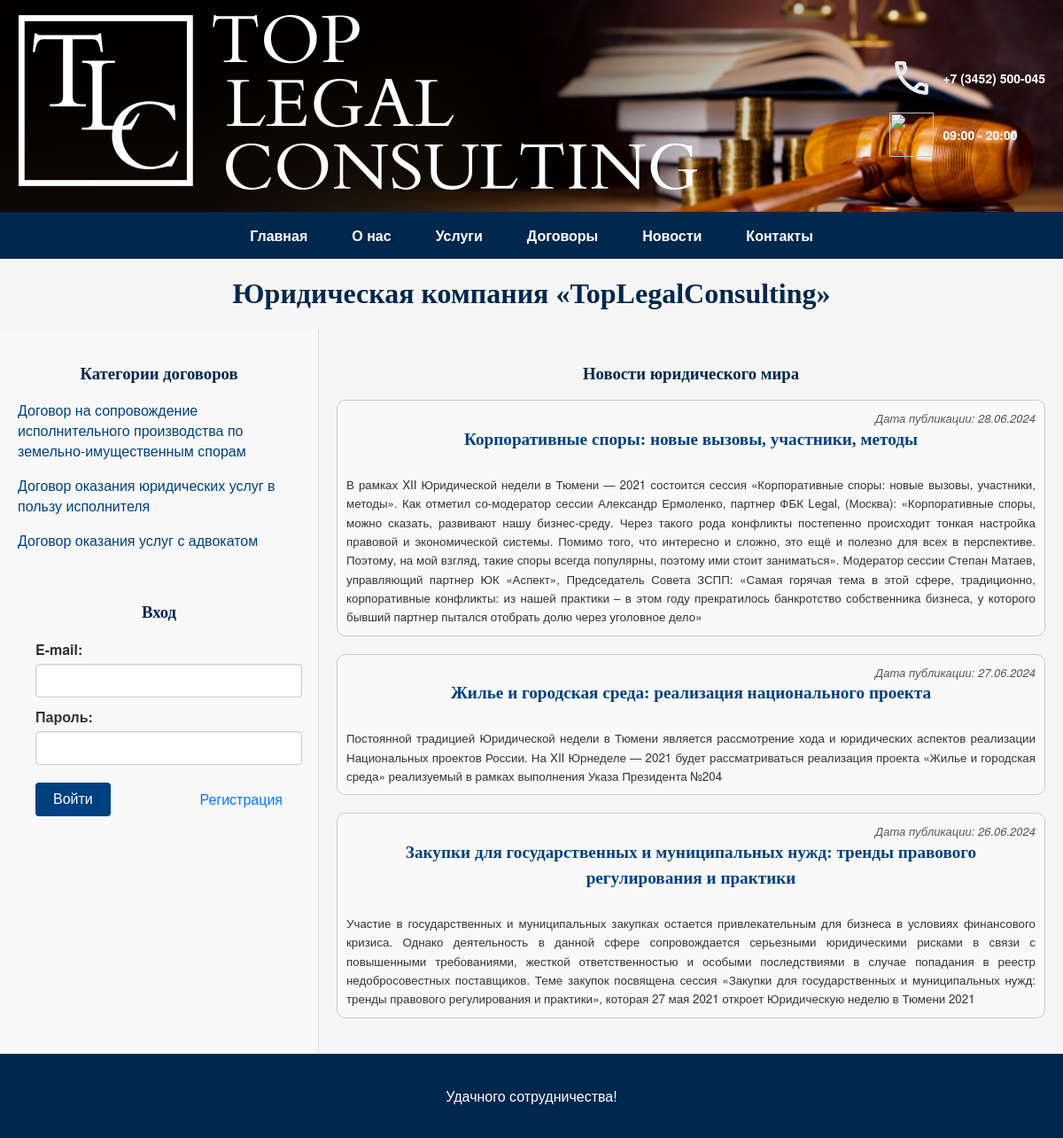
Page /news.php on the committed database.
### tables this page shows
CREATE TABLE IF NOT EXISTS `contract_type` (
    `type_id` int(11) NOT NULL AUTO_INCREMENT COMMENT "ID вида договора",
    `name` varchar(255) NOT NULL COMMENT "Вид договора",
    PRIMARY KEY (`type_id`)
);

CREATE TABLE IF NOT EXISTS `news` (
    `news_id` int(11) NOT NULL AUTO_INCREMENT COMMENT "ID новости",
    `title` varchar(255) NOT NULL COMMENT "Заголовок",
    `content` text NOT NULL COMMENT "Содержание",
    `employee_id` int(11) NOT NULL COMMENT "ID автора",
    `published_date` date NOT NULL COMMENT "Дата публикации",
    PRIMARY KEY (`news_id`),
    KEY `employee_id` (`employee_id`),
    CONSTRAINT `news_ibfk_1` FOREIGN KEY (`employee_id`) REFERENCES `employee` (`employee_id`)
);

### news.php (the view, shortened to what this page needs)
<?php
include("common/func.php");
$query = "SELECT news_id, title, content, DATE_FORMAT(published_date, '%d.%m.%Y') as published_date FROM news ORDER BY published_date DESC";
$result = mysqli_query($db, $query);
?>
<!DOCTYPE html>
<html lang="ru">
<head>
  <link rel="stylesheet" href="/css/main.css">
  <link rel="stylesheet" href="/css/header.css">
  <link rel="stylesheet" href="/css/form.css">
</head>
<body class="body">
  <?php include("common/top.php"); ?>
  <div class="main-content">
    <?php include("common/top1.php"); ?>
    <div class="page-content">
      <h3>Новости юридического мира</h3>
      <span class="paragraph-text">
        <?php if (mysqli_num_rows($result) > 0) : ?>
          <?php while ($row = mysqli_fetch_assoc($result)) : ?>
            <div class="news-item">
              <div class="news_date">Дата публикации: <?= $row['published_date'] ?></div>
              <h4><a href="/news_detail.php?id=<?= $row['news_id'] ?>"><?= $row['title'] ?></a></h4>
              <p><?= $row['content']?></p>
            </div>
          <?php endwhile; ?>
        <?php else : ?>
          <p>На данный момент новостей нет.</p>
        <?php endif; ?>
      </span>
    </div>
  </div>
  <?php include("common/bottom.php"); ?>
</body>
</html>

### common/top1.php
<div class="left-side">
    <div id="contracts-section">
        <h3>Категории договоров</h3>
        <div class="category">
            <?php
            $sql = "SELECT * FROM contract_type";
            $q_types = $db->query($sql);
            while ($row_types = mysqli_fetch_array($q_types, MYSQLI_NUM)) : ?>
                <span class="contract-category">
                    <p>
                        <a href="/index.php?type=<?= urlencode($row_types[1]) ?>"><?= htmlspecialchars($row_types[1]) ?></a>
                    </p>
                </span>
            <?php endwhile; ?>
        </div>
    </div>
    <div class="auth-container">
        <?php if (isset($_SESSION['name_client'])) : ?>
            Здравствуйте, <?= $_SESSION['name_client'] ?>!
            <a href='/reg.php?exit=1'>Выход</a>
        <?php else : ?>
            <form method="get" action="/reg.php">
                <div>
                    <h3>Вход</h3>
                    <div class="input-group">
                        <label for="email">E-mail:</label>
                        <input id="email" name="email" type="text" size="30" maxlength="50" class="form-control" />
                    </div>
                    <div class="input-group">
                        <label for="current-password">Пароль:</label>
                        <input id="current-password" name="current-password" type="current-password" size="20" maxlength="20" class="form-control" />
                    </div>
                    <div class="btn-container">
                        <input class="btn-new" name="enter" type="submit" value="Войти" />
                        <a href="/reg.php">Регистрация</a>
                    </div>
                </div>
            </form>
        <?php endif; ?>
    </div>
</div>

### css/main.css (style rules this page uses)
body { font-family: 'Helvetica Neue', Arial, sans-serif; color: #333; background-color: #f5f5f5; margin: 0; padding: 0; }
h1, h2, h3, h4, h5, h6 { font-family: 'Georgia', serif; color: #00274d; text-align: center; }
.paragraph-text { font-size: 16px; line-height: 1.5; color: #555; }
.paragraph-text p { text-align: justify; margin-bottom: 15px; }
a { color: #004080; text-decoration: none; transition: color 0.3s ease; }
.main-content { display: flex; width: 100%; max-width: 1200px; margin: 0 auto; flex-wrap: wrap; }
.left-side { width: 30%; padding: 20px; background-color: #f8f8f8; border-right: 1px solid #ddd; box-sizing: border-box; }
.page-content { width: 70%; padding: 20px; box-sizing: border-box; }
.news-item { border: 1px solid #ccc; padding: 10px; margin-bottom: 20px; background-color: #f9f9f9; border-radius: 10px; }
.news-item h4 { margin-top: 0; font-size: 1.2em; }
.news-item p { margin: 0; color: #333; line-height: 1.6; font-size: smaller; }
.news_date { text-align: right; font-size: small; font-style: italic; }

### css/form.css (style rules this page uses)
.form-control { width: 100%; padding: 10px; font-size: 14px; border: 1px solid #ccc; border-radius: 4px; box-shadow: inset 0 1px 3px rgba(0, 0, 0, 0.1); transition: border-color 0.3s ease; }
.btn-new { background-color: #004080; color: #fff; border: none; padding: 10px 20px; font-size: 16px; cursor: pointer; border-radius: 4px; text-align: center; }
.auth-container { display: flex; flex-direction: column; align-items: center; padding: 20px; border-radius: 8px; margin-top: 20px; }
.input-group { margin-bottom: 10px; width: 100%; }
.input-group label { display: block; margin-bottom: 5px; font-weight: bold; }
.input-group input { width: 100%; padding: 10px; border: 1px solid #ccc; border-radius: 4px; }
.btn-container { display: flex; align-items: center; justify-content: space-between; width: 100%; padding-top: 10px; }
.btn-container a { color: #007bff; text-decoration: none; transition: color 0.3s ease; }

### rows in the picture
contract_type: name "Договор на сопровождение исполнительного производства по земельно-имущественным спорам"
contract_type: name "Договор оказания юридических услуг в пользу исполнителя"
contract_type: name "Договор оказания услуг с адвокатом"
news: published_date "28.06.2024", title "Корпоративные споры: новые вызовы, участники, методы", content "В рамках XII Юридической недели в Тюмени — 2021 состоится сессия «Корпоративные споры: новые вызовы, участники, методы». Как отметил со-модератор сессии Александр Ермоленко, партнер ФБК Legal, (Москва): «Корпоративные споры, можно сказать, развивают нашу бизнес-среду. Через такого рода конфликты постепенно происходит тонкая настройка правовой и экономической системы. Помимо того, что интересно и сложно, это ещё и полезно для всех в перспективе. Поэтому, на мой взгляд, такие споры всегда популярны, поэтому ими стоит заниматься». Модератор сессии Степан Матаев, управляющий партнер ЮК «Аспект», Председатель Совета ЗСПП: «Самая горячая тема в этой сфере, традиционно, корпоративные конфликты: из…"
news: published_date "27.06.2024", title "Жилье и городская среда: реализация национального проекта", content "Постоянной традицией Юридической недели в Тюмени является рассмотрение хода и юридических аспектов реализации Национальных проектов России. На XII Юрнеделе — 2021 будет рассматриваться реализация проекта «Жилье и городская среда» реализуемый в рамках выполнения Указа Президента №204"
news: published_date "26.06.2024", title "Закупки для государственных и муниципальных нужд: тренды правового регулирования и практики", content "Участие в государственных и муниципальных закупках остается привлекательным для бизнеса в условиях финансового кризиса. Однако деятельность в данной сфере сопровождается серьезными юридическими рисками в связи с повышенными требованиями, жесткой ответственностью и особыми последствиями в случае попадания в реестр недобросовестных поставщиков. Теме закупок посвящена сессия «Закупки для государственных и муниципальных нужд: тренды правового регулирования и практики», которая 27 мая 2021 откроет Юридическую неделю в Тюмени 2021"
